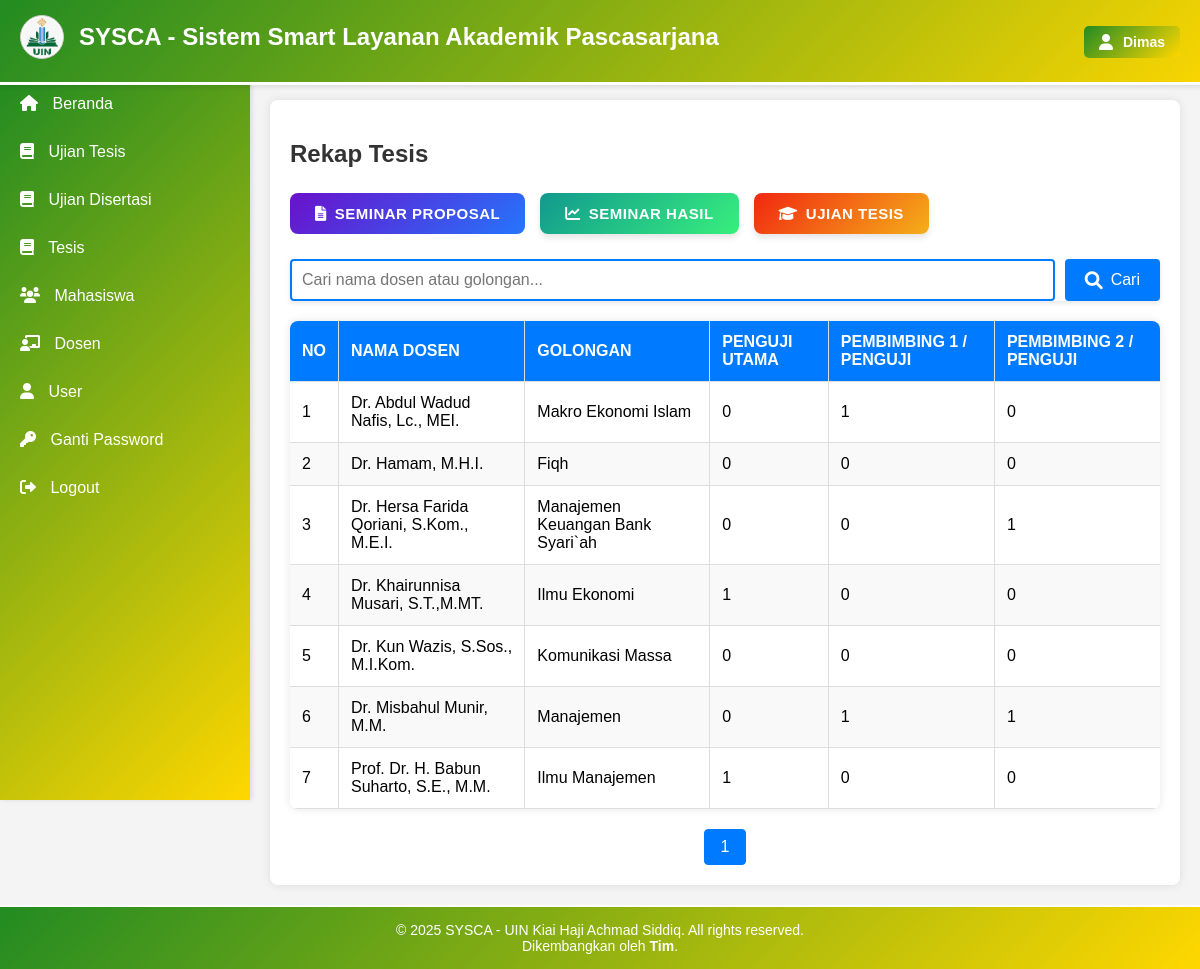
/rekap_tesis.php (signed in), run on the app's committed database.
### tables this page shows
CREATE TABLE `dosen` (
  `id_dosen` int(11) NOT NULL,
  `nama` varchar(100) NOT NULL,
  `nidn` varchar(20) NOT NULL,
  `email` varchar(100) DEFAULT NULL,
  `telepon` varchar(15) DEFAULT NULL,
  `bidang_keahlian` varchar(100) DEFAULT NULL,
  `max` int(2) NOT NULL
);

### rekap_tesis.php (the view, shortened to what this page needs)
<?php
include 'koneksi.php';
$search = isset($_GET['search']) ? $_GET['search'] : '';
$jenis_seminar = isset($_GET['jenis']) ? $_GET['jenis'] : 'proposal';
$query = "
    SELECT
        d.id_dosen,
        d.nama AS nama_dosen,
        d.bidang_keahlian AS golongan,
        COUNT(CASE WHEN k.id_penguji_utama = d.id_dosen THEN 1 END) AS penguji_utama,
        COUNT(CASE WHEN k.id_pembimbing1_penguji = d.id_dosen THEN 1 END) AS pembimbing1_penguji,
        COUNT(CASE WHEN k.id_pembimbing2_penguji = d.id_dosen THEN 1 END) AS pembimbing2_penguji,
        COUNT(CASE WHEN k.ketua_sidang = d.id_dosen THEN 1 END) AS ketua_sidang
    FROM
        dosen d
    LEFT JOIN
        kusus_tesis k ON d.id_dosen = k.id_penguji_utama
        OR d.id_dosen = k.id_pembimbing1_penguji
        OR d.id_dosen = k.id_pembimbing2_penguji
        OR d.id_dosen = k.ketua_sidang
    WHERE
        d.nama LIKE '%$search%' OR d.bidang_keahlian LIKE '%$search%'
    GROUP BY
        d.id_dosen
    HAVING
        penguji_utama != 0
        OR pembimbing1_penguji != 0
        OR pembimbing2_penguji != 0
        OR ketua_sidang != 0
    ORDER BY
        d.nama ASC";
$rows_per_page = 10;
$count_query = "
    SELECT
        COUNT(*) AS total
    FROM (
        SELECT
            d.id_dosen
        FROM
            dosen d
        LEFT JOIN
            kusus_tesis k ON d.id_dosen = k.id_penguji_utama
            OR d.id_dosen = k.id_pembimbing1_penguji
            OR d.id_dosen = k.id_pembimbing2_penguji
            OR d.id_dosen = k.ketua_sidang
        WHERE
            d.nama LIKE '%$search%' OR d.bidang_keahlian LIKE '%$search%'
        GROUP BY
            d.id_dosen
        HAVING
            COUNT(CASE WHEN k.id_penguji_utama = d.id_dosen THEN 1 END) != 0
            OR COUNT(CASE WHEN k.id_pembimbing1_penguji = d.id_dosen THEN 1 END) != 0
            OR COUNT(CASE WHEN k.id_pembimbing2_penguji = d.id_dosen THEN 1 END) != 0
            OR COUNT(CASE WHEN k.ketua_sidang = d.id_dosen THEN 1 END) != 0
    ) AS filtered_data";
$count_result = $koneksi->query($count_query);
$total_rows = $count_result->fetch_assoc()['total'];
$total_pages = ceil($total_rows / $rows_per_page);
$current_page = isset($_GET['page']) ? (int)$_GET['page'] : 1;
$offset = ($current_page - 1) * $rows_per_page;
$query .= " LIMIT $offset, $rows_per_page";
$result = $koneksi->query($query);
?>
<!DOCTYPE html>
<html lang="id">
<head>
    <link rel="stylesheet" href="style.css">
    <link rel="stylesheet" href="https://cdnjs.cloudflare.com/ajax/libs/font-awesome/6.0.0/css/all.min.css">
</head>
<body>
    <?php include 'header.php'; ?>
    <?php include 'sidebar.php'; ?>
    <main class="content">
        <div class="container">
            <h2>Rekap Tesis</h2>
            <div class="button-container">
                <a href="?jenis=proposal" class="<?php echo ($jenis_seminar == 'proposal') ? 'active' : ''; ?>">
                    <i class="fas fa-file-alt" style="margin-right: 8px;"></i> Seminar Proposal
                </a>
                <a href="?jenis=hasil" class="<?php echo ($jenis_seminar == 'hasil') ? 'active' : ''; ?>">
                    <i class="fas fa-chart-line" style="margin-right: 8px;"></i> Seminar Hasil
                </a>
                <a href="?jenis=ujian" class="<?php echo ($jenis_seminar == 'ujian') ? 'active' : ''; ?>">
                    <i class="fas fa-graduation-cap" style="margin-right: 8px;"></i> Ujian Tesis
                </a>
            </div>
            <form method="GET" action="" class="search-form">
                <input type="text" name="search" placeholder="Cari nama dosen atau golongan..." value="<?php echo htmlspecialchars($search); ?>">
                <button type="submit"><i class="fas fa-search"></i> Cari</button>
            </form>
            <table>
                <thead>
                    <tr>
                        <th>NO</th>
                        <th>NAMA DOSEN</th>
                        <th>GOLONGAN</th>
                        <th>PENGUJI UTAMA</th>
                        <th>PEMBIMBING 1 / PENGUJI</th>
                        <th>PEMBIMBING 2 / PENGUJI</th>
                    </tr>
                </thead>
                <tbody>
                    <?php
                    $no = ($current_page - 1) * $rows_per_page + 1;
                    while ($row = $result->fetch_assoc()):
                    ?>
                    <tr>
                        <td><?php echo $no++; ?></td>
                        <td><?php echo $row['nama_dosen']; ?></td>
                        <td><?php echo $row['golongan']; ?></td>
                        <td><?php echo $row['penguji_utama']; ?></td>
                        <td><?php echo $row['pembimbing1_penguji']; ?></td>
                        <td><?php echo $row['pembimbing2_penguji']; ?></td>
                    </tr>
                    <?php endwhile; ?>
                </tbody>
            </table>
            <div class="pagination">
                <?php for ($i = 1; $i <= $total_pages; $i++): ?>
                    <a href="?page=<?php echo $i; ?>&search=<?php echo urlencode($search); ?>&jenis=<?php echo $jenis_seminar; ?>" <?php echo ($i == $current_page) ? 'class="active"' : ''; ?>><?php echo $i; ?></a>
                <?php endfor; ?>
            </div>
        </div>
    </main>
    <?php include 'footer.php'; ?>
</body>
</html>

### style.css (style rules this page uses)
body { font-family: Arial, sans-serif; margin: 0; padding: 0; background-color: #f4f4f4; display: flex; flex-direction: column; min-height: 100vh; }
.content { margin-left: 250px; padding: 80px 20px 20px; flex: 1; transition: margin-left 0.3s ease-in-out; }
.container { background: #fff; padding: 20px; border-radius: 8px; box-shadow: 0 0 10px rgba(0, 0, 0, 0.1); margin-top: 20px; }
h2 { color: #333; margin-bottom: 20px; }
table { width: 100%; border-collapse: collapse; margin-top: 20px; box-shadow: 0 0 10px rgba(0, 0, 0, 0.1); border-radius: 8px; overflow: hidden; }
table thead { background-color: #90EE90; color: #333; }
table th, table td { padding: 12px; text-align: left; border-bottom: 1px solid #ddd; }
table th { font-weight: bold; }
table tbody tr:nth-child(even) { background-color: #f9f9f9; }
table tbody tr { transition: background-color 0.3s ease; }
table th, table td { border-right: 1px solid #ddd; }
table th:last-child, table td:last-child { border-right: none; }
.pagination { display: flex; justify-content: center; margin-top: 20px; }
.pagination a { padding: 8px 16px; margin: 0 4px; text-decoration: none; color: #007bff; border: 1px solid #007bff; border-radius: 4px; transition: background 0.3s, color 0.3s; }
.pagination a.active { background-color: #007bff; color: #fff; }
.search-form { display: flex; gap: 10px; margin-bottom: 20px; }
.search-form input[type="text"] { flex: 1; padding: 10px; border: 2px solid #007bff; border-radius: 4px; font-size: 16px; outline: none; transition: border-color 0.3s ease; }
.search-form button { padding: 10px 20px; background-color: #007bff; color: #fff; border: none; border-radius: 4px; cursor: pointer; font-size: 16px; display: flex; align-items: center; gap: 8px; transition: background-color 0.3s ease; }
.search-form button i { font-size: 18px; }
.search-form { box-shadow: 0 2px 5px rgba(0, 0, 0, 0.1); }
.search-form { display: flex; gap: 10px; flex: 1; }
table thead { background-color: #007bff; color: #fff; }

### rekap_tesis.php (style rules this page uses)
.button-container { margin: 25px 0; display: flex; gap: 15px; justify-content: left; }
.button-container a { text-decoration: none; padding: 12px 25px; border-radius: 8px; color: white; font-weight: 600; font-size: 15px; letter-spacing: 0.5px; text-transform: uppercase; transition: all 0.3s ease; box-shadow: 0 4px 6px rgba(0, 0, 0, 0.1); position: relative; overflow: hidden; display: flex; align-items: center; justify-content: center; }
.button-container a:nth-child(1) { background: linear-gradient(135deg, #6a11cb 0%, #2575fc 100%); }
.button-container a:nth-child(2) { background: linear-gradient(135deg, #11998e 0%, #38ef7d 100%); }
.button-container a:nth-child(3) { background: linear-gradient(135deg, #f12711 0%, #f5af19 100%); }
.button-container a.active { box-shadow: 0 0 0 2px white, 0 0 0 4px currentColor; }
.button-container a::after { content: ""; position: absolute; top: 50%; left: 50%; width: 5px; height: 5px; background: rgba(255, 255, 255, 0.5); opacity: 0; border-radius: 100%; transform: scale(1, 1) translate(-50%); transform-origin: 50% 50%; }

### data on the page
dosen: nama "Dr. Abdul Wadud Nafis, Lc., MEI.", bidang_keahlian "Makro Ekonomi Islam", penguji_utama "0", pembimbing1_penguji "1", pembimbing2_penguji "0"
dosen: nama "Dr. Hamam, M.H.I.", bidang_keahlian "Fiqh", penguji_utama "0", pembimbing1_penguji "0", pembimbing2_penguji "0"
dosen: nama "Dr. Hersa Farida Qoriani, S.Kom., M.E.I.", bidang_keahlian "Manajemen Keuangan Bank Syari`ah", penguji_utama "0", pembimbing1_penguji "0", pembimbing2_penguji "1"
dosen: nama "Dr. Khairunnisa Musari, S.T.,M.MT.", bidang_keahlian "Ilmu Ekonomi", penguji_utama "1", pembimbing1_penguji "0", pembimbing2_penguji "0"
dosen: nama "Dr. Kun Wazis, S.Sos., M.I.Kom.", bidang_keahlian "Komunikasi Massa", penguji_utama "0", pembimbing1_penguji "0", pembimbing2_penguji "0"
dosen: nama "Dr. Misbahul Munir, M.M.", bidang_keahlian "Manajemen", penguji_utama "0", pembimbing1_penguji "1", pembimbing2_penguji "1"
dosen: nama "Prof. Dr. H. Babun Suharto, S.E., M.M.", bidang_keahlian "Ilmu Manajemen", penguji_utama "1", pembimbing1_penguji "0", pembimbing2_penguji "0"

### other printed values
$nama "Dimas"
